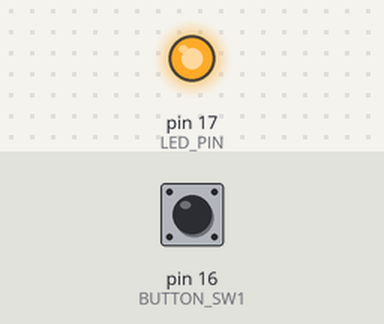
Recording of a sketch running on a simulated Arduino Uno, built with avr-gcc and run on an emulated ATmega328P. Parts: output pins drawn as LEDs (lit = HIGH). Dashed ring = blinking. The inputs (shaded band) are chosen by the test bench; at power-on: pin 16 (BUTTON_SW1) HIGH. What the sketch prints to the serial monitor is not drawn.

Above: at 1.2 s.
1.3 s: pin 16 (BUTTON_SW1) pulled LOW for 0.15 s
At 1.37 s:
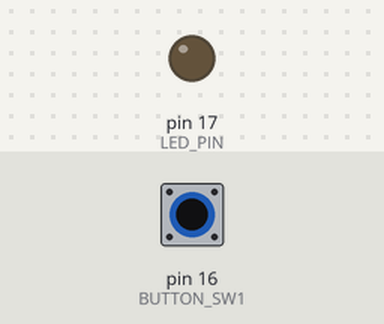
2.9 s: pin 16 (BUTTON_SW1) pulled LOW for 1 s
At 4.7 s:
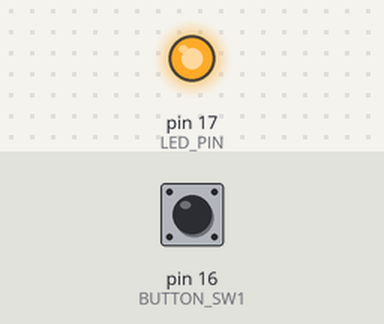
5.4 s: pin 16 (BUTTON_SW1) pulsed LOW 2 times (0.12 s each, 0.3 s apart)
At 5.61 s:
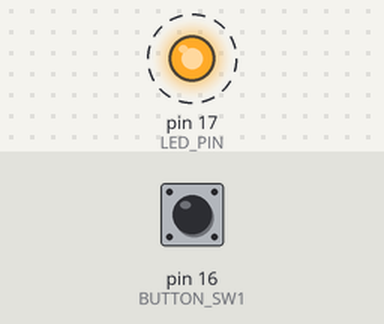
9.0 s: pin 16 (BUTTON_SW1) driven LOW
At 9.8 s:
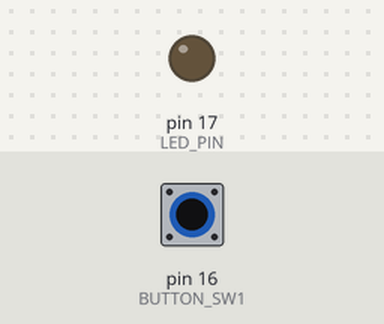
12.0 s: pin 16 (BUTTON_SW1) driven HIGH
At 13.3 s:
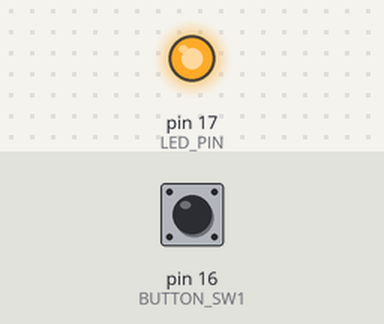
Timing chart, 0 to 15.0 s (numbered marks = the images above; inputs shaded):
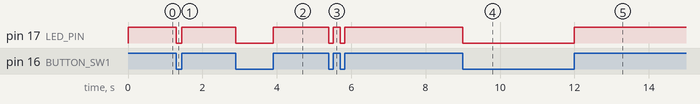

Measured:
- after the input at 1.3 s, pin 17 (LED_PIN): HIGH → LOW at once, → HIGH 0.15 s later
- after the input at 2.9 s, pin 17 (LED_PIN): HIGH → LOW at once, → HIGH 1.0 s later
- after the input at 5.4 s, pin 17 (LED_PIN): alternates HIGH for 0.18 s and LOW for 0.12 s, 4 changes in all, then stays HIGH, starting at once
- after the input at 9.0 s, pin 17 (LED_PIN): HIGH → LOW at once
- after the input at 12.0 s, pin 17 (LED_PIN): LOW → HIGH at once

The sketch:

Lab3.ino
```cpp
#define LED_PIN 17
#define BUTTON_SW1 16
#define BUTTON_SW2 14


void setup() {
  pinMode(LED_PIN, OUTPUT);
  pinMode(BUTTON_SW1, INPUT_PULLUP);
  Serial.begin(115200);
}

void loop() {
  if (digitalRead(BUTTON_SW1) == LOW) {
    digitalWrite(LED_PIN, LOW);
    Serial.print("ติด");
  } else {
    digitalWrite(LED_PIN, HIGH);
    Serial.println("ดับ");
  }
}
```
